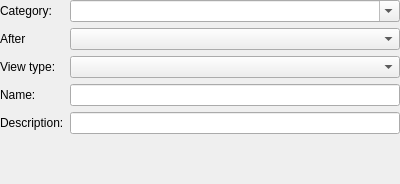
<?xml version="1.0" encoding="UTF-8"?>
<ui version="4.0">
 <class>KPlato::AddViewPanel</class>
 <widget class="QWidget" name="KPlato::AddViewPanel">
  <property name="geometry">
   <rect>
    <x>0</x>
    <y>0</y>
    <width>400</width>
    <height>184</height>
   </rect>
  </property>
  <layout class="QFormLayout" name="formLayout">
   <property name="margin">
    <number>0</number>
   </property>
   <item row="0" column="0">
    <widget class="QLabel" name="categoryLabel">
     <property name="toolTip">
      <string>The category of the view</string>
     </property>
     <property name="text">
      <string>Category:</string>
     </property>
     <property name="buddy">
      <cstring>category</cstring>
     </property>
    </widget>
   </item>
   <item row="0" column="1">
    <widget class="KComboBox" name="category">
     <property name="sizePolicy">
      <sizepolicy hsizetype="Expanding" vsizetype="Fixed">
       <horstretch>0</horstretch>
       <verstretch>0</verstretch>
      </sizepolicy>
     </property>
     <property name="editable">
      <bool>true</bool>
     </property>
     <property name="insertPolicy">
      <enum>QComboBox::InsertAlphabetically</enum>
     </property>
     <property name="autoCompletion">
      <bool>false</bool>
     </property>
    </widget>
   </item>
   <item row="1" column="0">
    <widget class="QLabel" name="afterLabel">
     <property name="toolTip">
      <string>The view is placed after this view</string>
     </property>
     <property name="text">
      <string>After</string>
     </property>
     <property name="buddy">
      <cstring>insertAfter</cstring>
     </property>
    </widget>
   </item>
   <item row="1" column="1">
    <widget class="KComboBox" name="insertAfter">
     <property name="insertPolicy">
      <enum>QComboBox::InsertAlphabetically</enum>
     </property>
     <property name="autoCompletion">
      <bool>false</bool>
     </property>
    </widget>
   </item>
   <item row="2" column="0">
    <widget class="QLabel" name="viewtypeLabel">
     <property name="toolTip">
      <string>The type of view</string>
     </property>
     <property name="text">
      <string>View type:</string>
     </property>
     <property name="buddy">
      <cstring>viewtype</cstring>
     </property>
    </widget>
   </item>
   <item row="2" column="1">
    <widget class="KComboBox" name="viewtype">
     <property name="autoCompletion">
      <bool>false</bool>
     </property>
    </widget>
   </item>
   <item row="3" column="0">
    <widget class="QLabel" name="viewnameLabel">
     <property name="toolTip">
      <string>The name of the view</string>
     </property>
     <property name="text">
      <string>Name:</string>
     </property>
     <property name="buddy">
      <cstring>viewname</cstring>
     </property>
    </widget>
   </item>
   <item row="3" column="1">
    <widget class="QLineEdit" name="viewname"/>
   </item>
   <item row="4" column="0">
    <widget class="QLabel" name="tooltipLabel">
     <property name="toolTip">
      <string>The views description</string>
     </property>
     <property name="text">
      <string>Description:</string>
     </property>
     <property name="buddy">
      <cstring>tooltip</cstring>
     </property>
    </widget>
   </item>
   <item row="4" column="1">
    <widget class="QLineEdit" name="tooltip"/>
   </item>
  </layout>
 </widget>
 <customwidgets>
  <customwidget>
   <class>KComboBox</class>
   <extends>QComboBox</extends>
   <header>kcombobox.h</header>
  </customwidget>
 </customwidgets>
 <resources/>
 <connections/>
</ui>
